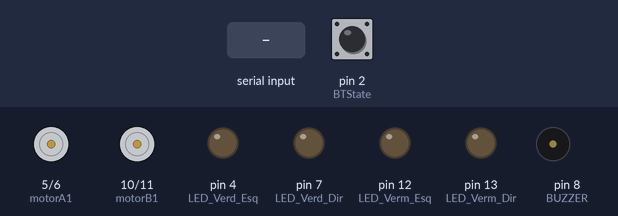
A sketch run on a simulated Arduino Uno, built with avr-gcc and run on an emulated ATmega328P. Parts: motor-driver pin pairs drawn as motors (green arrow = first pin HIGH = forward, orange = second pin HIGH = backward, longer = more drive, scaled by the enable pin), output pins drawn as LEDs (lit = HIGH), buzzer (waves = sounding). The test bench sets the inputs (shaded band); at power-on: pin 2 (BTState) HIGH. What the sketch prints to the serial monitor is not drawn.

Above: at 1.2 s.
1.3 s: "F" received over Serial
At 2.5 s:
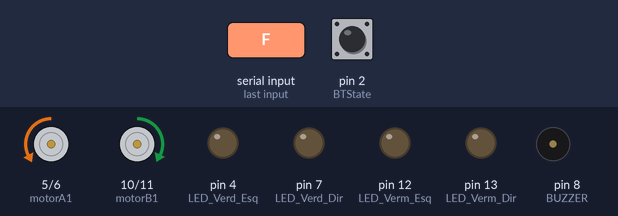
2.8 s: "*esquerda#" received over the second serial link
At 3.3 s:
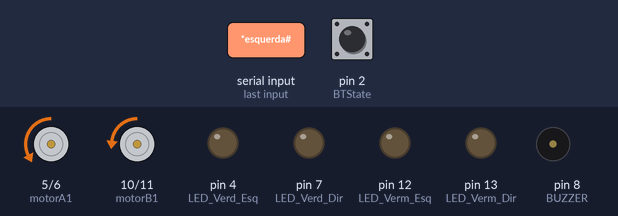
4.9 s: "I" received over Serial
At 5.3 s:
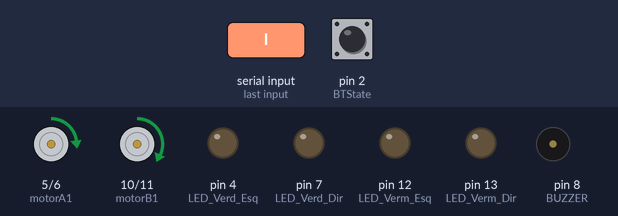
6.4 s: "*ligar a buzina#" received over the second serial link
At 7.0 s:
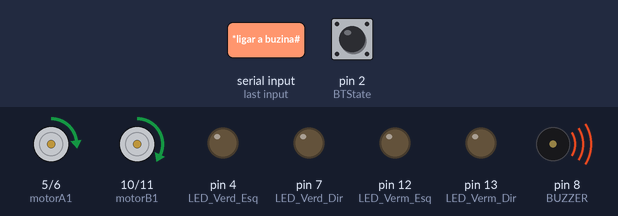
7.9 s: "G" received over Serial
At 8.8 s:
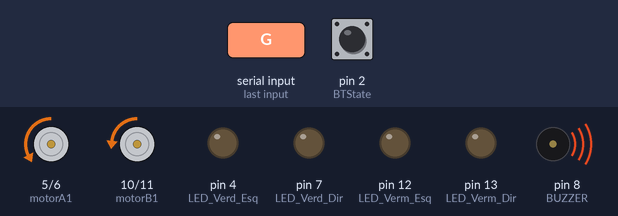
9.4 s: "F" received over Serial
At 9.9 s:
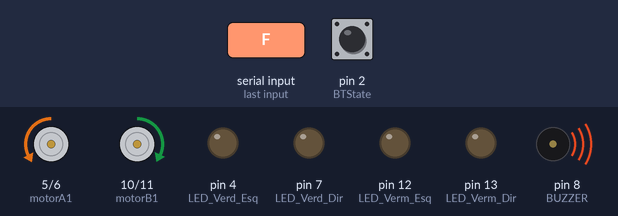
Timing chart, 0 to 11.9 s (numbered marks = the images above; inputs shaded):
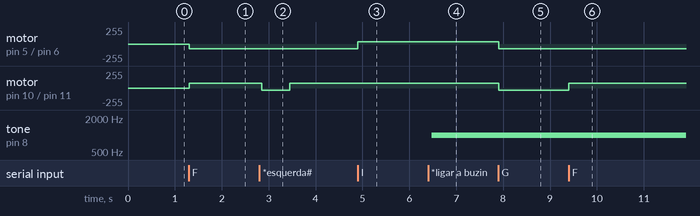

The sketch:

carrinho_controlado_por_app_e_comandos_de_voz.ino
```cpp
//Desenvolvido por MICHAEL MORAES SABINO
//E-MAIL estuartyy@gmail.com
//data 30-11-2017
//carrinho controlado por celular e comandos de voz

#include <SoftwareSerial.h>

#define LED_Verd_Esq 4 //define LED verde 1
#define LED_Verd_Dir 7  //define LED verde 2
#define LED_Verm_Esq 12 //define LED vermelho 1
#define LED_Verm_Dir 13  //define LED vermelho 2

#define BUZZER 8 //BUZZER

SoftwareSerial BT(0, 1); //TX, RX respetively
String readvoice; //leitura de voz

const int motorA1  = 5;//Motor lado esquerdo
const int motorA2  = 6;//Motor lado esquerdo
const int motorB1  = 10;//Motor lado direito
const int motorB2  = 11;//Motor lado direito

const int ENA = 3;//ENA
const int ENB = 9;//ENB

const int BTState = 2;//Pino 2 como o pino de comunicação do Bluetooth.

int i = 0;//VariáveL
int j = 0;//VariáveL
int state_rec;//variavel para armazenamento de dados.
int vSpeed = 200;//Define velocidade padrão 0 a 255.
char state;//state recebe os caracteres do celular

void setup() {

  BT.begin(9600);
  Serial.begin(9600);

  pinMode(motorA1, OUTPUT);
  pinMode(motorA2, OUTPUT);
  pinMode(motorB1, OUTPUT);
  pinMode(motorB2, OUTPUT);
  pinMode (ENA, OUTPUT);
  pinMode (ENB, OUTPUT);
  pinMode(BUZZER, OUTPUT);
  noTone(BUZZER);
  pinMode(LED_Verd_Esq, OUTPUT);//led verde esquerdo
  pinMode(LED_Verd_Dir, OUTPUT);//led verde direito
  pinMode(LED_Verm_Esq, OUTPUT);//led vermelho esquerdo
  pinMode(LED_Verm_Dir, OUTPUT);//led vermelho direito
  pinMode(BTState, INPUT);
}

void loop() {

  analogWrite(ENA, 90); //velovidade do motor esquerdo
  analogWrite(ENB, 90); //velovidade do motor esquerdo

  while (BT.available()){  //Verifique se há um byte disponível para ler
  delay(5); //Atraso adicionado para tornar a coisa estável
  char c = BT.read(); //Conduzir uma leitura em série
  readvoice += c; //construir a string - "forward", "reverse", "left" e "right"
  }
  if (readvoice.length() > 0) {
    Serial.println(readvoice);

  if(readvoice == "*para frente#")
  {
    analogWrite(motorA1, 0);
    analogWrite(motorA2, 100);
    analogWrite(motorB1, 100);
    analogWrite(motorB2, 0);
  }
  else if(readvoice == "*para trás#")
  {
    analogWrite(motorA1, 100);
    analogWrite(motorA2, 0);
    analogWrite(motorB1, 0);
    analogWrite(motorB2, 100);
  }
  else if (readvoice == "*esquerda#")
  {
    analogWrite(motorA1, 0);
    analogWrite(motorA2, vSpeed);
    analogWrite(motorB1, 0);
    analogWrite(motorB2, 100);
    delay(600);
    analogWrite(motorA1, 0);
    analogWrite(motorA2, 0);
    analogWrite(motorB1, 0);
    analogWrite(motorB2, 0);
  }
 else if (readvoice == "*direita#")
 {
    analogWrite(motorA1, 100);
    analogWrite(motorA2, 0);
    analogWrite(motorB1, vSpeed);
    analogWrite(motorB2, 0);
    delay(600);
    analogWrite(motorA1, 0);
    analogWrite(motorA2, 0);
    analogWrite(motorB1, 0);
    analogWrite(motorB2, 0);
 }
 else if (readvoice == "*pare#")
 {
    analogWrite(motorA1, 0);
    analogWrite(motorA2, 0);
    analogWrite(motorB1, 0);
    analogWrite(motorB2, 0);
 }
 else if (readvoice == "*ligar o farol da frente#")
 {
    digitalWrite(LED_Verd_Esq, HIGH);
    digitalWrite(LED_Verd_Dir, HIGH);
    delay (100);
 }
  else if (readvoice == "*desligar o farol da frente#")
 {
   digitalWrite(LED_Verd_Esq, LOW);//led apagado
   digitalWrite(LED_Verd_Dir, LOW);
   delay (100);
 }
 else if (readvoice == "*ligar o farol de trás#")
 {
    digitalWrite(LED_Verm_Esq, HIGH);
    digitalWrite(LED_Verm_Dir, HIGH);
    delay (100);
 }
  else if (readvoice == "*desligar o farol de trás#")
 {
    digitalWrite(LED_Verm_Esq, LOW);//led apagado
    digitalWrite(LED_Verm_Dir, LOW);
   delay (100);
 }
 else if (readvoice == "*ligar a buzina#")
 {
    tone(BUZZER, 1000);
    delay (100);
 }
  else if (readvoice == "*desligar a buzina#")
 {
   noTone(BUZZER);
   delay (100);
 }
  else if (readvoice == "*ligar os faróis#")
 {
    digitalWrite(LED_Verd_Esq, HIGH);
    digitalWrite(LED_Verd_Dir, HIGH);
    digitalWrite(LED_Verm_Esq, HIGH);
    digitalWrite(LED_Verm_Dir, HIGH);
   delay (100);
 }
 else if (readvoice == "*desligar os faróis#")
 {
   digitalWrite(LED_Verd_Esq, LOW);//led apagado
   digitalWrite(LED_Verd_Dir, LOW);
   digitalWrite(LED_Verm_Esq, LOW);//led apagado
   digitalWrite(LED_Verm_Dir, LOW);
   delay (100);
 }

  readvoice="";
  }

  // Para o carrinho quando a conexão com Bluetooth é desconectada.
  if (digitalRead(BTState) == LOW) {
    state_rec = 'S';
  }

  // Salva os valores da variável 'state'
  if (Serial.available() > 0) {
    state_rec = Serial.read();
    state = state_rec;
    //Serial.println(vSpeed); //mostra na serial a velocidade
  }

  // Altera a velocidade de acordo com valores especificados.
  if (state == '0') {
    vSpeed = 0;
  }
  else if (state == '4') {
    vSpeed = 100;
  }
  else if (state == '6') {
    vSpeed = 155;
  }
  else if (state == '7') {
    vSpeed = 180;
  }
  else if (state == '8') {
    vSpeed = 200;
  }
  else if (state == '9') {
    vSpeed = 230;
  }
  else if (state == 'q') {
    vSpeed = 255;
  }

  if (state != 'S') {
    Serial.print(state);
  }
   if (state == 'F') {// Se o estado recebido for igual a 'F', o carro se movimenta para frente.
    analogWrite(motorA1, 0);
    analogWrite(motorA2, vSpeed);
    analogWrite(motorB1, vSpeed);
    analogWrite(motorB2, 0);
  }

   else if (state == 'I') {// Se o estado recebido for igual a 'I', o carro se movimenta para Frente Direita.
    analogWrite(motorA1, 100);
    analogWrite(motorA2, 0);
    analogWrite(motorB1, vSpeed);
    analogWrite(motorB2, 0);
  }

   else if (state == 'G') {// Se o estado recebido for igual a 'G', o carro se movimenta para Frente Esquerda.
    analogWrite(motorA1, 0);
    analogWrite(motorA2, vSpeed);
    analogWrite(motorB1, 0);
    analogWrite(motorB2, 100);
  }

  else if (state == 'R') { // Se o estado recebido for igual a 'R', o carro se movimenta para direita.
    analogWrite(motorB1, vSpeed);
    analogWrite(motorA1, vSpeed);
    analogWrite(motorA2, 0);
    analogWrite(motorB2, 0);
  }

   else if (state == 'H') {// Se o estado recebido for igual a 'H', o carro se movimenta para Trás Esquerda.
    analogWrite(motorA1, vSpeed);
    analogWrite(motorA2, 0);
    analogWrite(motorB1, 0);
    analogWrite(motorB2, 100);
  }

  else if (state == 'J') {// Se o estado recebido for igual a 'J', o carro se movimenta para Trás Direita.
    analogWrite(motorA1, 0);
    analogWrite(motorA2, 100);
    analogWrite(motorB1, 0);
    analogWrite(motorB2, vSpeed);
  }

  else if (state == 'L') {// Se o estado recebido for igual a 'L', o carro se movimenta para esquerda.
    analogWrite(motorA1, 0);
    analogWrite(motorB1, 0);
    analogWrite(motorB2, vSpeed);
    analogWrite(motorA2, vSpeed);
  }

  else if (state == 'B') {// Se o estado recebido for igual a 'B', o carro se movimenta para trás.
    analogWrite(motorA1, vSpeed);
    analogWrite(motorA2, 0);
    analogWrite(motorB1, 0);
    analogWrite(motorB2, vSpeed);
  }

  else if (state == 'S') {// Se o estado recebido for igual a 'S', o carro permanece parado.
    analogWrite(motorA1, 0);
    analogWrite(motorA2, 0);
    analogWrite(motorB1, 0);
    analogWrite(motorB2, 0);
  }

  else if (state == 'V') { // Se o estado recebido for iguala 'V', aciona a buzina.
    if (j == 0) {
      tone(BUZZER, 1000);
      j = 1;
    }
    else if (j == 1) {
      noTone(BUZZER);
      j = 0;
    }
    state = 'n';
  }
   else if (state == 'W'){
    if(j == 0){
      digitalWrite(LED_Verd_Esq, HIGH);
      digitalWrite(LED_Verd_Dir, HIGH);
      j = 1;
    }
     else if (j == 1){
      digitalWrite(LED_Verd_Esq, LOW);//led apagado
      digitalWrite(LED_Verd_Dir, LOW);
      j = 0;
     }
     state = 'n';
   }
   else if (state == 'U'){
    if(j == 0){
      digitalWrite(LED_Verm_Esq, HIGH);
      digitalWrite(LED_Verm_Dir, HIGH);
      delay(100);
      j = 1;
    }
     else if (j == 1){
      digitalWrite(LED_Verm_Esq, LOW);//led apagado
      digitalWrite(LED_Verm_Dir, LOW);
      j = 0;
     }
     state = 'n';
   }
   else if (state == 'X'){
    if(j == 0){
     delay(100);
     j = 1;
    }
     else if (j == 1){
      j = 0;
     }
    state = 'n';
   }
 } //fecha loop
```

Measured:
- after the input at 1.3 s, motor on pin 5 (motorA1) / pin 6 (motorA2): stopped → backward 71/255 at once; motor on pin 10 (motorB1) / pin 11 (motorB2): stopped → forward 70/255 at once
- after the input at 2.8 s, motor on pin 10 (motorB1) / pin 11 (motorB2): forward 70/255 → backward 36/255 after 0.05 s, → forward 70/255 0.60 s later
- after the input at 4.9 s, motor on pin 5 (motorA1) / pin 6 (motorA2): backward 71/255 → forward 35/255 at once
- after the input at 6.4 s, tone on pin 8 (BUZZER): silent → 1000 Hz after 0.08 s
- after the input at 7.9 s, motor on pin 5 (motorA1) / pin 6 (motorA2): forward 35/255 → backward 71/255 at once; motor on pin 10 (motorB1) / pin 11 (motorB2): forward 70/255 → backward 36/255 at once
- after the input at 9.4 s, motor on pin 10 (motorB1) / pin 11 (motorB2): backward 36/255 → forward 70/255 at once
